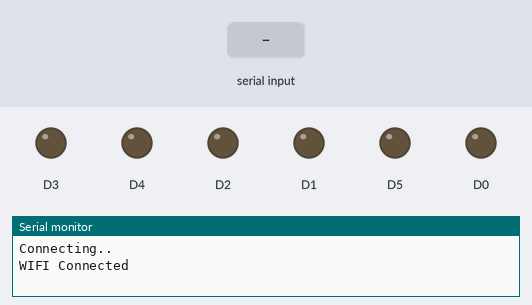
Bench run of a sketch on a simulated ESP8266 (NodeMCU). On the bench: output pins drawn as LEDs (lit = HIGH), the last lines printed to the serial monitor. The test bench sets the inputs (shaded band). WiFi joins after 1.5 s; servers stay silent unless stated.

Above: at 3.2 s.
3.3 s: "1\n" received over Serial
At 5.2 s:
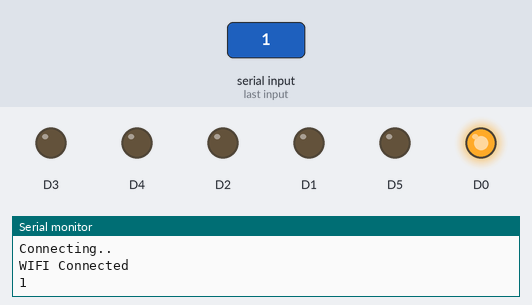
6.0 s: "2\n" received over Serial
At 7.4 s:
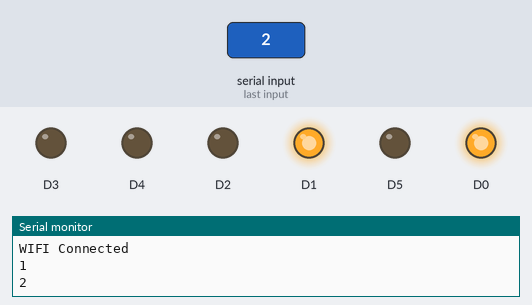
8.7 s: "3\n" received over Serial
At 11.2 s:
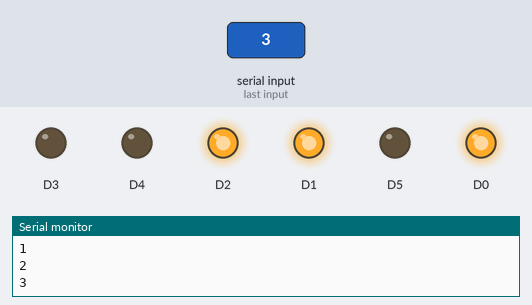
11.8 s: "4\n" received over Serial
At 13.5 s:
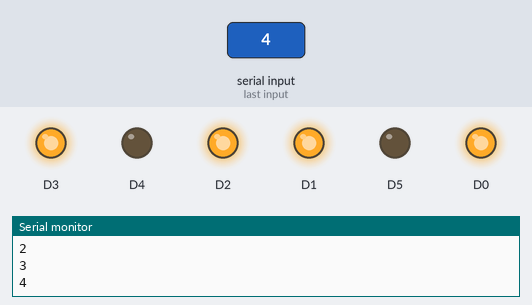
14.5 s: "5\n" received over Serial
At 15.7 s:
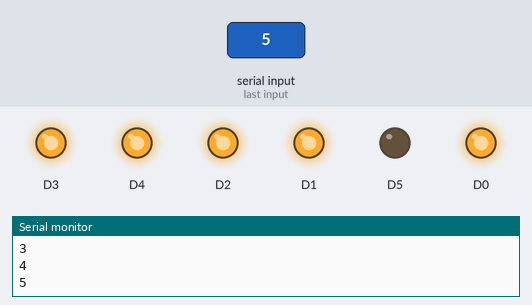
17.2 s: "1\n" received over Serial
At 19.5 s:
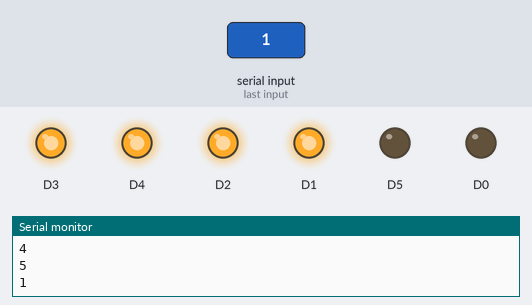
Timing chart, 0 to 21.0 s (numbered marks = the images above; inputs shaded):
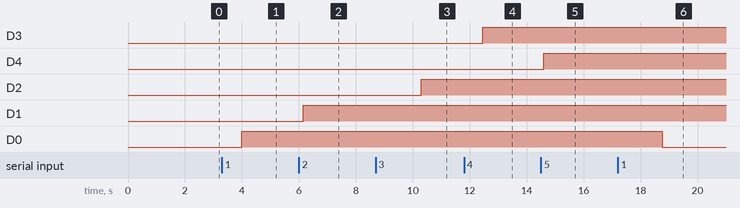

The sketch:

18-19_Summer_Sensor_Test_v3.ino
```cpp
//-----INCLUDES-----//
#include <ESP8266WiFi.h>
#include <Wire.h>
#include <FirebaseArduino.h>
#include <ArduinoJson.h>

//-----DEFINES-----//
//Solenoid I/O
#define BED1 8
#define BED2 9
#define BED3 10
#define BED4 11
#define BED5 12
#define BED6 13

//Sensor I/O
#define SENSOR011 A0
#define SENSOR021 A1
#define SENSOR031 A2
#define SENSOR041 A3
#define SENSOR051 A4
#define SENSOR061 A5

//#define FIREBASE_HOST "stanford-farm.firebaseio.com"
//#define FIREBASE_AUTH "QcFhTkA1yECwRqv2vjhWFOrZAzoIPcElAHQPOUdj"
#define FIREBASE_HOST "stanford-smart-farm.firebaseio.com"
#define FIREBASE_AUTH "4JxR22sgq6LsuMhiTew2Qaq3Xh42JRukUvC46A5X"

//-----SETTINGS-----//
int postingInterval = 1000; // 5 seconds

// Wi-Fi Settings
//const char* ssid = "Stanford"; // your wireless network name (SSID)
//const char* password = ""; // your Wi-Fi network password
const char* ssid = "ahosler"; // your wireless network name (SSID)
const char* password = "somethingsexy"; // your Wi-Fi network password
WiFiClient client;

bool state1 = 0;
bool state2 = 0;
bool state3 = 0;
bool state4 = 0;
bool state5 = 0;
bool state6 = 0;

//-----SETUP/LOOP-----//
void setup() {
  Serial.begin(9600);
  WiFi.begin(ssid, password);
  connectToInternet();

  Firebase.begin(FIREBASE_HOST,FIREBASE_AUTH);
  pinMode(D0, OUTPUT);
  pinMode(D1, OUTPUT);
  pinMode(D2, OUTPUT);
  pinMode(D3, OUTPUT);
  pinMode(D4, OUTPUT);
  pinMode(D5, OUTPUT);
  digitalWrite(D0, LOW);
  digitalWrite(D1, LOW);
  digitalWrite(D2, LOW);
  digitalWrite(D3, LOW);
  digitalWrite(D4, LOW);
  digitalWrite(D5, LOW);
}

void loop() {
  readAndUploadData();
  delay(postingInterval);
}

//-----SETUP METHODS-----//
void connectToInternet() {
  Serial.print("Connecting");
  while (WiFi.status() != WL_CONNECTED) {
    Serial.print(".");
    delay(1000);
  }
  Serial.println();
  Serial.println("WIFI Connected");
  Serial.println();
}
  int num = 0;
  int digit = 0;
//-----HELPER METHODS-----//
void readAndUploadData() {
  if (Serial.available() > 0) {
    num = 0;
    while (Serial.available() > 0) {
       digit = Serial.read();
       if (digit != 13 && digit != 10) {
          num *= 10;
          num += digit-48;
       }
    }
    Serial.println(num);
    if (num == 1) {
      state1 = !state1;
      digitalWrite(D0, state1);
    } else if (num == 2) {
      state2 = !state2;
      digitalWrite(D1, state2);
    } else if (num == 3) {
      state3 = !state3;
      digitalWrite(D2, state3);
    } else if (num == 4) {
      state4 = !state4;
      digitalWrite(D3, state4);
    } else if (num == 5) {
      state5 = !state5;
      digitalWrite(D4, state5);
    } else if (num == 6) {
      state6 = !state6;
      digitalWrite(D5, state6);
    }
    Firebase.setInt("number", num);
    if (Firebase.failed()) {
        Serial.print("Firebase failure: ");
        Serial.println(Firebase.error());
    }
  }
  delay(1000);
  /*
  //int g1int = Firebase.getInt("Live/G1/sensor1");
  Firebase.setInt("S1", 100);
  Serial.print("G1 Integer: SET"); //Serial.println(g1int);
  if (Firebase.failed()) {
      Serial.print("Firebase failure: ");
      Serial.println(Firebase.error());
  }

  delay(1000);
  Serial.println();
  */
//  Firebase.setInt("Live/G1/sensor1", 69);
//  Firebase.setInt(("Live/G2"), adc1);
//  Firebase.setInt(("Live/G3"), adc1);
//  Firebase.setInt(("Live/G4"), adc1);
//  Firebase.setInt(("Live/G5"), adc1);
//  Firebase.setInt(("Live/G6"), adc1);
//
//  String path = "Database/G1/sensor1";
//  DynamicJsonBuffer jsonBuffer;
//  JsonObject& upload = jsonBuffer.createObject();
//  JsonObject& uploadTime = upload.createNestedObject("timestamp");
//  upload["value"] = adc0;
//  uploadTime[".sv"] = "timestamp";
//  Firebase.push(path, upload);
}
```

Measured:
- after the input at 3.3 s, D0: LOW → HIGH after 0.70 s
- after the input at 6.0 s, D1: LOW → HIGH after 0.15 s
- after the input at 8.7 s, D2: LOW → HIGH after 1.6 s
- after the input at 11.8 s, D3: LOW → HIGH after 0.65 s
- after the input at 14.5 s, D4: LOW → HIGH after 0.11 s
- after the input at 17.2 s, D0: HIGH → LOW after 1.6 s
